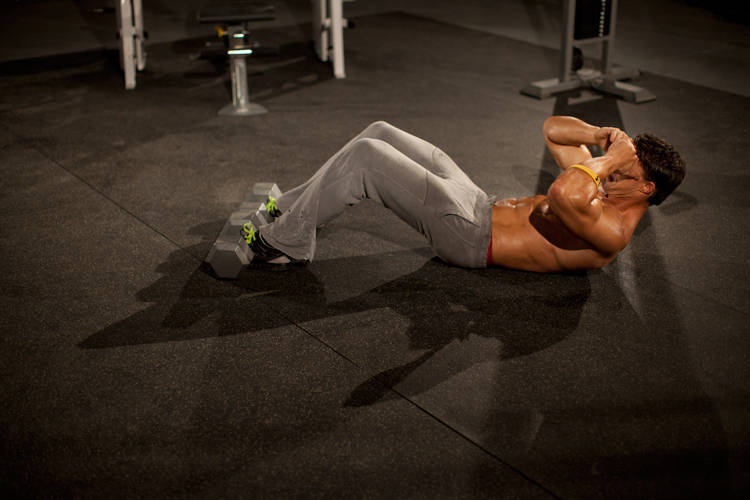
#> input picture media/img/3_4_Sit-Up/0.jpg, 750 x 500 px, found by its file name; its folder holds only this picture in this run
$ python enhance_v2.py ../media/img/3_4_Sit-Up/0.jpg
#> lines starting #> are read from the running program, lines starting #| are printed output that depends on the picture
### scripts/enhance_sample.py
"""Enhanced loop builder — replaces the plain crossfade with:
  1. CAMERA LOCK: phase-correlation alignment of photo B onto photo A
     (measures and removes any micro-shift between the two shots), plus
     exposure/colour matching so nothing flickers between frames.
  2. REAL MOTION: dense optical flow (Farneback) warps both photos toward
     each other for intermediate frames — limbs and bar actually travel
     instead of ghosting through each other like a crossfade.
  3. TEMPO: ease-in-out timing + end holds (same recipe as pro GIFs).
  4. FINISH: 540x540 output (native photo resolution, up from 360) and a
     gentle unsharp pass.

Usage: .venv/bin/python scripts/enhance_sample.py <Exercise_Id> [size]
Out: media/gif-enhanced/<id>.gif + prints camera-shift + background
     stability metrics for the crossfade vs enhanced versions.
"""
import os
import sys

import cv2
import numpy as np
from PIL import Image

ROOT = os.path.dirname(os.path.dirname(os.path.abspath(__file__)))


def load(eid, i):
#> called with eid = '../media/img/3_4_Sit-Up/0.jpg', i = 0
    img = cv2.imread(os.path.join(ROOT, "media", "img", eid, f"{i}.jpg"))
#> img is the input picture: shape (500, 750, 3); mean B, G, R 31.1, 41.2, 53.1
    return cv2.cvtColor(img, cv2.COLOR_BGR2RGB).astype(np.float32)
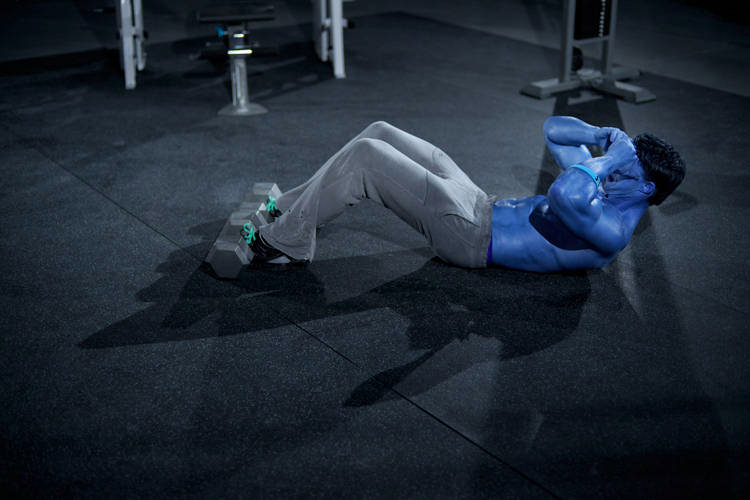
#> returned value: shape (500, 750, 3) float32; mean of channels 0, 1, 2 53.1, 41.2, 31.1; drawn as B, G, R
#> call 2 of load, with eid = '../media/img/3_4_Sit-Up/0.jpg', i = 1
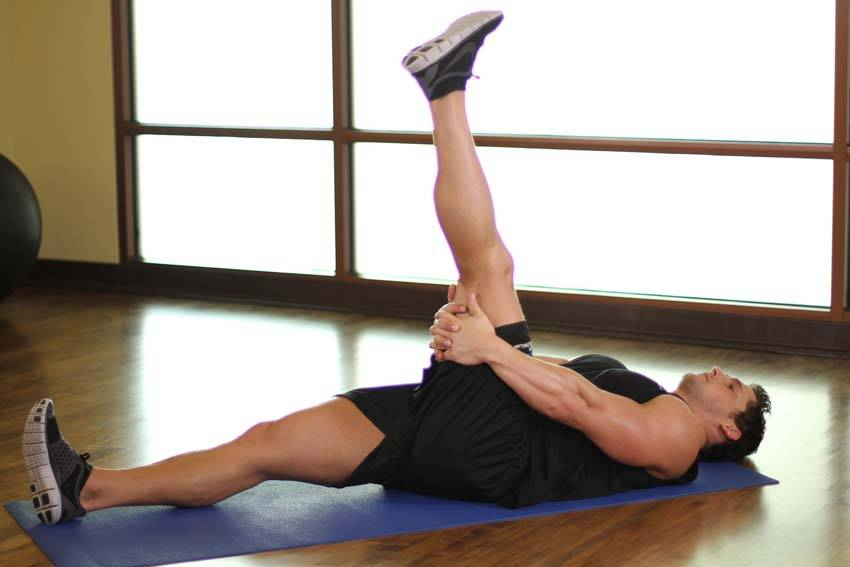
#> input picture media/img/90_90_Hamstring/1.jpg, 850 x 567 px, found by its file name
#> in load, img is the input picture: shape (567, 850, 3); mean B, G, R 148.3, 157.5, 168.1
#> in load (call 2), `return cv2.cvtColor(img, cv2.COLOR_BGR2RGB).astype(np.float32)`:
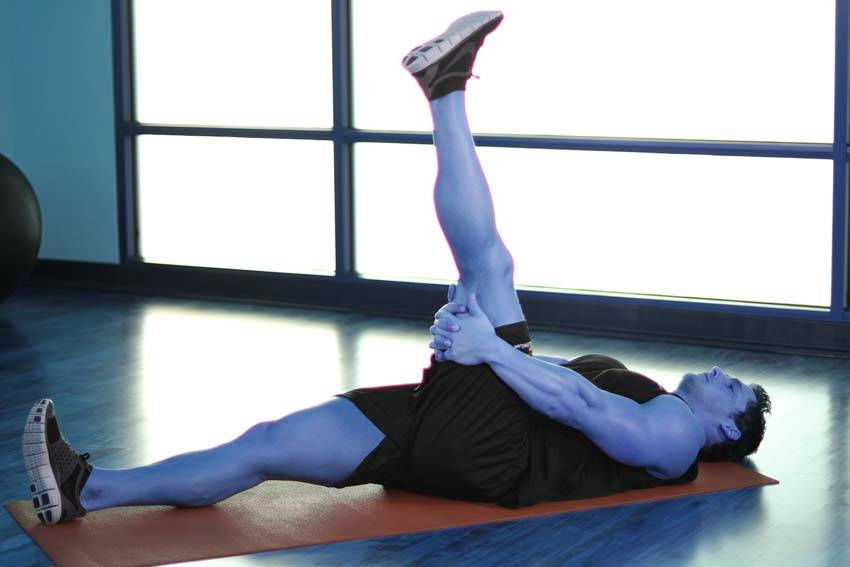
#> returned value: shape (567, 850, 3) float32; mean of channels 0, 1, 2 168.3, 157.8, 148.6; drawn as B, G, R


# [83 lines left out: functions align, match_colour, square, warp, build, not called in this run]


# [4 lines that do not run on import are left out]

### scripts/enhance_v2.py
"""Enhanced loop v2 — locked-off camera composite.

v1 flow-warp melted the barbell (150px travel + occlusion is beyond
Farneback). v2 instead guarantees a fixed camera by construction:
  1. Align photo B onto A (phase correlation) + colour/exposure match.
  2. Build a feathered motion mask from |A-B|: pixels that never change
     (the whole background) are taken from photo A in EVERY frame —
     background flicker is exactly zero, the camera cannot drift.
  3. Inside the mask, crossfade with smoothstep easing, 7 steps, holds
     at both ends (pro tempo recipe).
  4. 540x540, unsharp finish. Also writes an MP4 (ffmpeg) — same frames,
     a fraction of the GIF size.

Usage: .venv/bin/python scripts/enhance_v2.py <Exercise_Id>
"""
import os
import subprocess
import sys

import cv2
import numpy as np
from PIL import Image

sys.path.insert(0, os.path.dirname(os.path.abspath(__file__)))
from enhance_sample import align, load, match_colour, square  # noqa: E402

ROOT = os.path.dirname(os.path.dirname(os.path.abspath(__file__)))


def align_bg(ref, img):
    """Shift from background bands only (top + bottom strips), best phase
    response wins, clamped to +-40px. Whole-frame correlation locks onto
    the moving lifter on big vertical moves (deadlift read +125px and
    smeared the floor); background bands stay honest."""
    h = ref.shape[0]
#> h = 500
    bands = [(0, int(h * 0.22)), (int(h * 0.82), h)]
#> bands = [(0, 110), (410, 500)]
    g1 = cv2.cvtColor(ref.astype(np.uint8), cv2.COLOR_RGB2GRAY).astype(np.float32)
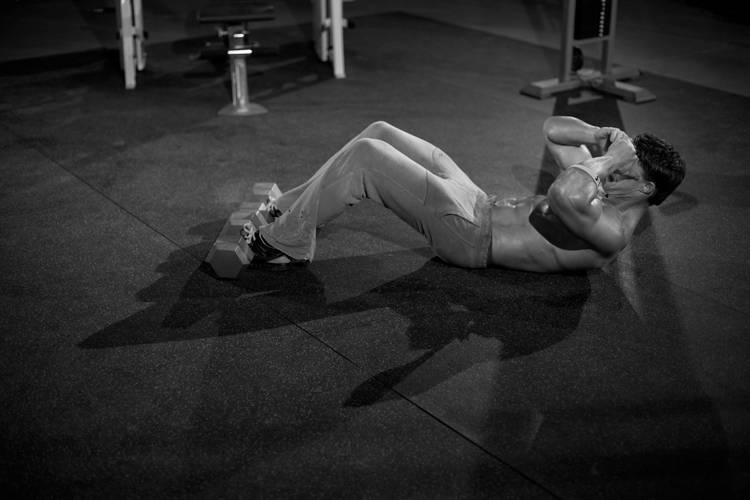
#> g1: shape (500, 750) float32; min 0, max 255, mean 43.7
    g2 = cv2.cvtColor(img.astype(np.uint8), cv2.COLOR_RGB2GRAY).astype(np.float32)
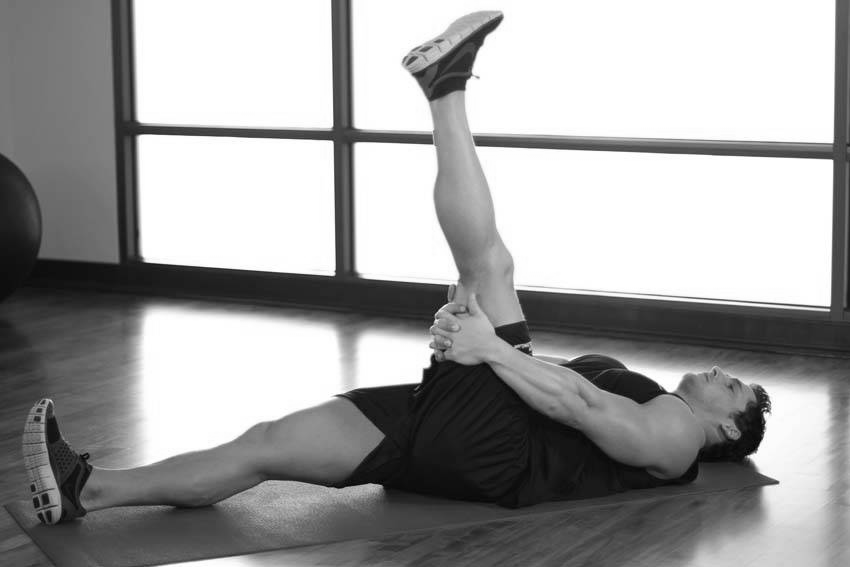
#> g2: shape (567, 850) float32; min 0, max 255, mean 159.7
    best = None
    for y0, y1 in bands:
        (dx, dy), resp = cv2.phaseCorrelate(g1[y0:y1], g2[y0:y1])
        if best is None or resp > best[1]:
            best = ((dx, dy), resp)
    (dx, dy), resp = best
    dx = float(np.clip(dx, -40, 40))
    dy = float(np.clip(dy, -40, 40))
    M = np.float32([[1, 0, -dx], [0, 1, -dy]])
    out = cv2.warpAffine(img, M, (img.shape[1], img.shape[0]),
                         flags=cv2.INTER_CUBIC, borderMode=cv2.BORDER_REPLICATE)
    return out, (dx, dy), resp


def shift_img(img, dx, dy):
    M = np.float32([[1, 0, -dx], [0, 1, -dy]])
    return cv2.warpAffine(img, M, (img.shape[1], img.shape[0]),
                          flags=cv2.INTER_CUBIC, borderMode=cv2.BORDER_REPLICATE)


def bg_agreement(A, B):
    """Mean |A-B| over the four corner patches (pure background)."""
    h, w = A.shape[:2]
    s = 70
    patches = [(0, 0), (0, w - s), (h - s, 0), (h - s, w - s)]
    return float(np.mean([np.abs(A[y:y + s, x:x + s] - B[y:y + s, x:x + s]).mean()
                          for y, x in patches]))


def build(eid, size=540):
    A = load(eid, 0)
    B = load(eid, 1)
    # candidate shifts: none, background-band phase, whole-frame phase
    # (small clamp). Score each by background agreement and keep the best —
    # blindly applying a subject-locked correlation is what broke deadlift.
    _, band_shift, _ = align_bg(A, B)
    gA = cv2.cvtColor(A.astype(np.uint8), cv2.COLOR_RGB2GRAY).astype(np.float32)
    gB = cv2.cvtColor(B.astype(np.uint8), cv2.COLOR_RGB2GRAY).astype(np.float32)
    (fx, fy), _ = cv2.phaseCorrelate(gA, gB)
    frame_shift = (float(np.clip(fx, -12, 12)), float(np.clip(fy, -12, 12)))
    cands = [(0.0, 0.0), band_shift, frame_shift]
    scored = []
    for dx, dy in cands:
        Bs = match_colour(A, shift_img(B, dx, dy))
        scored.append((bg_agreement(A, Bs), (dx, dy)))
    scored.sort()
    best_score, shift = scored[0]
    B = shift_img(B, *shift)
    print(f"  candidates {[(round(s,1), (round(dx,1), round(dy,1))) for s, (dx, dy) in scored]} -> shift {shift}, bg diff {best_score:.1f}")
    B = match_colour(A, B)
    A, B = square(A, size), square(B, size)

    diff = cv2.cvtColor(np.abs(A - B).astype(np.uint8), cv2.COLOR_RGB2GRAY)
    mask = (diff > 18).astype(np.float32)
    mask = cv2.dilate(mask, np.ones((21, 21), np.float32))
    mask = cv2.GaussianBlur(mask, (0, 0), 6)[..., None]

    steps = 7
    frames = []
    for k in range(steps + 1):
        t = k / steps
        te = t * t * (3 - 2 * t)
        blend = (1 - te) * A + te * B
        frames.append(A * (1 - mask) + blend * mask)
    seq = [frames[0]] + frames[1:] + frames[-2::-1]
    durs = [650] + [90] * steps + [650] + [90] * steps

    out_frames = []
    for f in seq:
        f = np.clip(f, 0, 255).astype(np.uint8)
        blur = cv2.GaussianBlur(f, (0, 0), 1.0)
        f = cv2.addWeighted(f, 1.3, blur, -0.3, 0)
        out_frames.append(Image.fromarray(f))

    outdir = os.path.join(ROOT, "media", "gif-enhanced2")
    os.makedirs(outdir, exist_ok=True)
    gif = os.path.join(outdir, f"{eid}.gif")
    out_frames[0].save(gif, save_all=True, append_images=out_frames[1:],
                       duration=durs, loop=0, optimize=True)
    # MP4 from the same frames: expand GIF durations onto a 30fps timeline
    tmp = os.path.join(outdir, f"{eid}_frames")
    os.makedirs(tmp, exist_ok=True)
    timeline = []
    for img, d in zip(out_frames, durs):
        timeline += [img] * max(1, round(d / 33.3))
    for n, img in enumerate(timeline):
        cv2.imwrite(os.path.join(tmp, f"{n:03d}.png"),
                    cv2.cvtColor(np.asarray(img), cv2.COLOR_RGB2BGR))
    mp4 = os.path.join(outdir, f"{eid}.mp4")
    subprocess.run(["ffmpeg", "-y", "-loglevel", "error", "-framerate", "30",
                    "-i", os.path.join(tmp, "%03d.png"), "-c:v", "libx264",
                    "-pix_fmt", "yuv420p", "-crf", "20", mp4], check=True)
    subprocess.run(["rm", "-rf", tmp])

    def bg_std(fr):
        ps = []
        for f in fr:
            a = np.asarray(f)
            ps.append([a[:50, :50].mean(), a[:50, -50:].mean(),
                       a[-50:, :50].mean(), a[-50:, -50:].mean()])
        return float(np.std(np.array(ps), axis=0).mean())
    print(f"{eid}: shift corrected {shift[0]:.2f},{shift[1]:.2f}px | "
          f"bg flicker std={bg_std(out_frames):.3f} | "
          f"GIF {os.path.getsize(gif)//1024} KB | MP4 {os.path.getsize(mp4)//1024} KB")
    return gif, mp4


if __name__ == "__main__":
#> (the run stopped early here; a loop or call above may not have finished)
